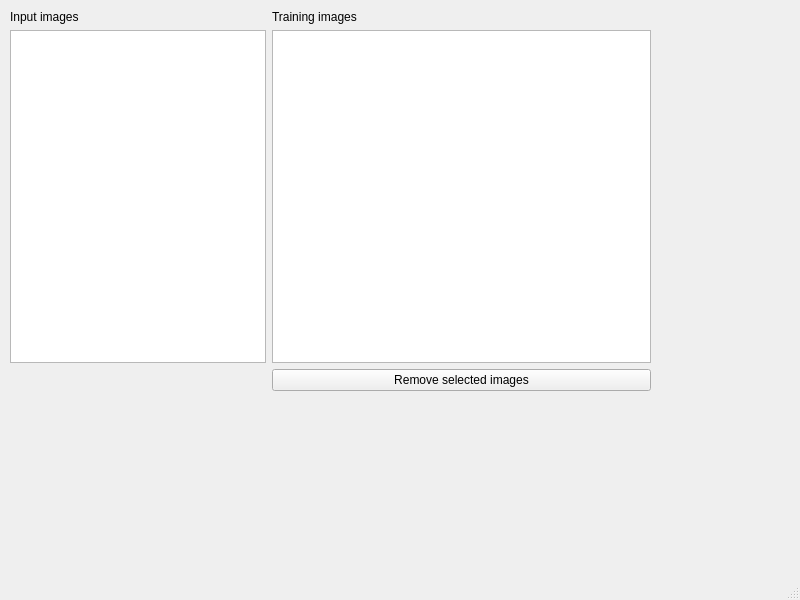
<?xml version="1.0" encoding="UTF-8"?>
<ui version="4.0">
 <class>MainWindow</class>
 <widget class="QMainWindow" name="MainWindow">
  <property name="geometry">
   <rect>
    <x>0</x>
    <y>0</y>
    <width>800</width>
    <height>600</height>
   </rect>
  </property>
  <property name="windowTitle">
   <string>MainWindow</string>
  </property>
  <widget class="QWidget" name="centralwidget">
   <widget class="QWidget" name="gridLayoutWidget_3">
    <property name="geometry">
     <rect>
      <x>10</x>
      <y>10</y>
      <width>641</width>
      <height>381</height>
     </rect>
    </property>
    <layout class="QFormLayout" name="formLayout">
     <item row="1" column="0">
      <widget class="ImageGallery" name="inputImages">
       <property name="sizePolicy">
        <sizepolicy hsizetype="Expanding" vsizetype="Expanding">
         <horstretch>0</horstretch>
         <verstretch>10</verstretch>
        </sizepolicy>
       </property>
      </widget>
     </item>
     <item row="5" column="1">
      <widget class="QPushButton" name="pushButton">
       <property name="text">
        <string>Remove selected images</string>
       </property>
      </widget>
     </item>
     <item row="0" column="0">
      <widget class="QLabel" name="label_9">
       <property name="text">
        <string>Input images</string>
       </property>
      </widget>
     </item>
     <item row="1" column="1">
      <widget class="ImageGallery" name="trainingImages"/>
     </item>
     <item row="0" column="1">
      <widget class="QLabel" name="label_10">
       <property name="text">
        <string>Training images</string>
       </property>
      </widget>
     </item>
    </layout>
   </widget>
  </widget>
  <widget class="QMenuBar" name="menubar">
   <property name="geometry">
    <rect>
     <x>0</x>
     <y>0</y>
     <width>800</width>
     <height>21</height>
    </rect>
   </property>
  </widget>
  <widget class="QStatusBar" name="statusbar"/>
 </widget>
 <customwidgets>
  <customwidget>
   <class>ImageGallery</class>
   <extends>QListWidget</extends>
   <header>imagegallery.h</header>
  </customwidget>
 </customwidgets>
 <resources/>
 <connections/>
</ui>
